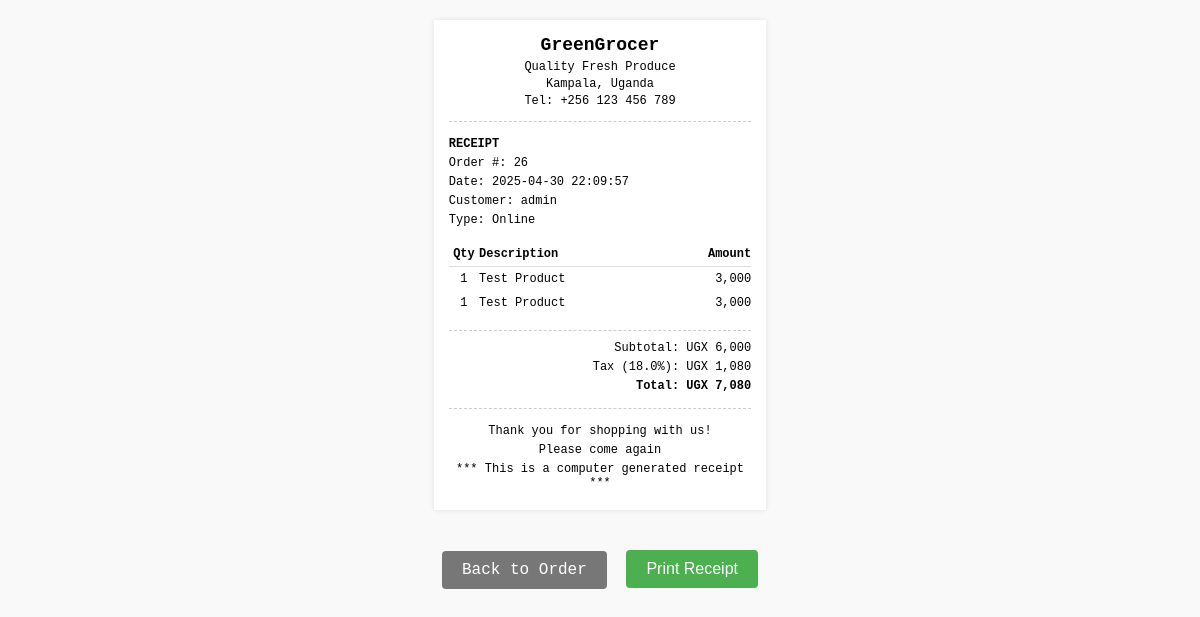
The page /receipt/26 (signed in) on the database its author committed.
### app.py (models this page shows, shortened)
class Order(db.Model):
    id = db.Column(db.Integer, primary_key=True)
    reference_number = db.Column(db.String(50), unique=True, nullable=True)
    customer_id = db.Column(db.Integer, db.ForeignKey('user.id'), nullable=True)
    order_date = db.Column(db.DateTime, default=datetime.utcnow)
    total_amount = db.Column(db.Float, nullable=False)
    status = db.Column(db.String(20), default='pending')
    items = db.relationship('OrderItem', backref='order', lazy=True)
    customer_name = db.Column(db.String(100), nullable=True)
    customer_phone = db.Column(db.String(20), nullable=True)
    customer_email = db.Column(db.String(100), nullable=True)
    customer_address = db.Column(db.Text, nullable=True)
    order_type = db.Column(db.String(20), default='online')  # 'online', 'in-store'
    created_by_id = db.Column(db.Integer, db.ForeignKey('user.id'), nullable=True)
    updated_at = db.Column(db.DateTime, nullable=True)
    completed_at = db.Column(db.DateTime, nullable=True)
    viewed = db.Column(db.Boolean, default=False)
    viewed_at = db.Column(db.DateTime, nullable=True)
    customer = db.relationship('User', foreign_keys=[customer_id], backref='orders')
    created_by = db.relationship('User', foreign_keys=[created_by_id], backref='created_orders')

class OrderItem(db.Model):
    id = db.Column(db.Integer, primary_key=True)
    order_id = db.Column(db.Integer, db.ForeignKey('order.id', ondelete='CASCADE'), nullable=False)
    product_id = db.Column(db.Integer, db.ForeignKey('product.id'), nullable=False)
    quantity = db.Column(db.Integer, nullable=False)
    price = db.Column(db.Float, nullable=False)
    product = db.relationship('Product', backref='order_items')

class Product(db.Model):
    id = db.Column(db.Integer, primary_key=True)
    name = db.Column(db.String(100), nullable=False)
    description = db.Column(db.Text, nullable=True)
    price = db.Column(db.Float, nullable=False)
    currency = db.Column(db.String(3), nullable=False, default='UGX')
    stock = db.Column(db.Float, nullable=False, default=0)
    max_stock = db.Column(db.Float, nullable=False, default=0)
    reorder_point = db.Column(db.Float, nullable=False, default=0)
    unit = db.Column(db.String(10), nullable=False, default='pcs')
    category = db.Column(db.String(50), nullable=True)
    image_url = db.Column(db.String(200), nullable=True)
    barcode = db.Column(db.String(50), unique=True, nullable=True, default=None)
    created_at = db.Column(db.DateTime, default=datetime.utcnow)
    updated_at = db.Column(db.DateTime, default=datetime.utcnow, onupdate=datetime.utcnow)
    stock_movements = db.relationship('StockMovement', backref='product', lazy=True)

### app.py (the view)
@app.route('/receipt/<int:order_id>')
def print_receipt(order_id):
    try:
        order = get_order_by_id(order_id)
        if not order:
            flash('Order not found', 'error')
            return redirect(url_for('index'))
        tax_rate = 0.18  # 18% VAT
        return render_template('receipt.html', order=order, tax_rate=tax_rate, current_user=current_user)
    except Exception as e:
        logger.error(f"Error loading receipt for order {order_id}: {str(e)}")
        flash(f"Error loading receipt: {str(e)}", 'error')
        return redirect(url_for('index'))
    except Exception as e:
        logger.error(f"Error loading receipt for order {order_id}: {str(e)}")
        flash(f"Error loading receipt: {str(e)}", 'error')
        return redirect(url_for('index'))
    except Exception as e:
        logger.error(f"Error loading receipt for order {order_id}: {str(e)}")
        flash(f"Error loading receipt: {str(e)}", 'error')
        return redirect(url_for('index'))

### app.py (called while the page is built, shortened)
@login_manager.user_loader
def load_user(user_id):
    return User.query.get(int(user_id))

@app.teardown_appcontext
def shutdown_session(exception=None):
    db.session.commit()
    db.session.remove()

def get_order_by_id(order_id):
    try:
        order = Order.query.get(order_id)
        if order:
            return order
    except Exception as e:
        logger.error(f"Error in get_order_by_id: {str(e)}")
        return None

### templates/receipt.html (shortened to what this page needs)
<!DOCTYPE html>
<html>
<head>
</head>
<body>
    <div class="receipt-container">
        <div class="receipt-header">
            <h1>GreenGrocer</h1>
            <p>Quality Fresh Produce</p>
            <p>Kampala, Uganda</p>
            <p>Tel: +256 123 456 789</p>
        </div>
        <div class="receipt-body">
            <div class="receipt-info">
                <div><strong>RECEIPT</strong></div>
                <div>Order #: {{ order.id }}</div>
                <div>Date: {% if order.order_date is string %}{{ order.order_date }}{% else %}{{ order.order_date.strftime('%Y-%m-%d %H:%M:%S') if order.order_date else 'N/A' }}{% endif %}</div>
                <div>Customer: {{ order.customer_name or 'Guest' }}</div>
                <div>Type: {{ order.order_type|capitalize }}</div>
            </div>
            <table class="items-table">
                <thead>
                    <tr>
                        <th class="qty">Qty</th>
                        <th class="desc">Description</th>
                        <th class="amount">Amount</th>
                    </tr>
                </thead>
                <tbody>
                    {% for item in order.items %}
                    <tr>
                        <td class="qty">{{ item.quantity }}</td>
                        <td class="desc">{{ item.product.name }}</td>
                        <td class="amount">{{ "{:,.0f}".format(item.price * item.quantity) }}</td>
                    </tr>
                    {% endfor %}
                </tbody>
            </table>
            <div class="receipt-totals">
                <div>Subtotal: UGX {{ "{:,.0f}".format(order.total_amount) }}</div>
                <div>Tax ({{ "{:.1f}".format(tax_rate * 100) }}%): UGX {{ "{:,.0f}".format(order.total_amount * tax_rate) }}</div>
                <div><strong>Total: UGX {{ "{:,.0f}".format(order.total_amount * (1 + tax_rate)) }}</strong></div>
            </div>
            <div class="receipt-footer">
                <p>Thank you for shopping with us!</p>
                <p>Please come again</p>
                <p>*** This is a computer generated receipt ***</p>
            </div>
        </div>
    </div>
    <div class="no-print" style="text-align: center;">
        {% if current_user.is_authenticated %}
            {% if current_user.is_staff %}
                <a href="{{ url_for('staff_order_detail', order_id=order.id) }}" class="back-button">Back to Order</a>
            {% elif current_user.is_admin %}
                <a href="{{ url_for('staff_order_detail', order_id=order.id) }}" class="back-button">Back to Order</a>
            {% else %}
                <a href="{{ url_for('order_confirmation', order_id=order.id) }}" class="back-button">Back to Order</a>
            {% endif %}
        {% else %}
            <a href="{{ url_for('index') }}" class="back-button">Back to Home</a>
        {% endif %}
        <button onclick="window.print()" class="print-button">Print Receipt</button>
    </div>
</body>
</html>

### templates/receipt.html (style rules this page uses)
body { font-family: 'Courier New', monospace; margin: 0; padding: 0; background-color: #f9f9f9; }
.receipt-container { width: 80mm; margin: 20px auto; background: white; padding: 15px; box-shadow: 0 0 5px rgba(0,0,0,0.1); }
.receipt-header { text-align: center; margin-bottom: 15px; border-bottom: 1px dashed #ccc; padding-bottom: 10px; }
.receipt-header h1 { font-size: 18px; margin: 0 0 5px 0; }
.receipt-header p { font-size: 12px; margin: 3px 0; }
.receipt-body { font-size: 12px; }
.receipt-info { margin-bottom: 15px; }
.receipt-info div { margin-bottom: 5px; }
.items-table { width: 100%; border-collapse: collapse; margin-bottom: 15px; }
.items-table th { text-align: left; border-bottom: 1px solid #ddd; padding: 5px 0; }
.items-table td { padding: 5px 0; vertical-align: top; }
.items-table .qty { width: 10%; text-align: center; }
.items-table .desc { width: 60%; }
.items-table .amount { width: 30%; text-align: right; }
.receipt-totals { text-align: right; border-top: 1px dashed #ccc; padding-top: 10px; }
.receipt-totals div { margin-bottom: 5px; }
.receipt-footer { text-align: center; margin-top: 15px; border-top: 1px dashed #ccc; padding-top: 10px; font-size: 12px; }
.receipt-footer p { margin: 5px 0; }
.print-button { background: #4CAF50; color: white; border: none; padding: 10px 20px; text-align: center; text-decoration: none; display: inline-block; font-size: 16px; margin: 20px 0; cursor: pointer; border-radius: 4px; }
.back-button { background: #777; color: white; border: none; padding: 10px 20px; text-align: center; text-decoration: none; display: inline-block; font-size: 16px; margin: 20px 10px 20px 0; cursor: pointer; border-radius: 4px; }

### rows shown on the page
Order: id "26", order_date "2025-04-30 22:09:57", customer_name "admin", order_type "Online", total_amount "6,000", order.total_amount*tax_rate "1,080", order.total_amount*(1+tax_rate) "7,080"
OrderItem: quantity "1", product.name "Test Product", item.price*item.quantity "3,000"
OrderItem: quantity "1", product.name "Test Product", item.price*item.quantity "3,000"

### other values the page prints
{{ "{:.1f}".format(tax_rate * 100) }} "18.0"
